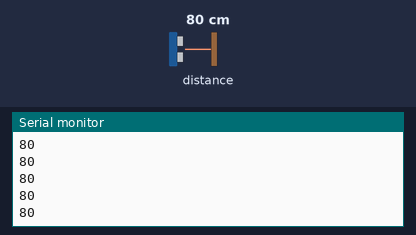
This sketch was run on a simulated Arduino Uno, built with avr-gcc and run on an emulated ATmega328P. On the bench: the last lines printed to the serial monitor. The test bench sets the inputs (shaded band); at power-on: distance to the obstacle 80 cm.

Above: at 1.2 s.
1.3 s: distance to the obstacle set to 2 cm
At 2.0 s:
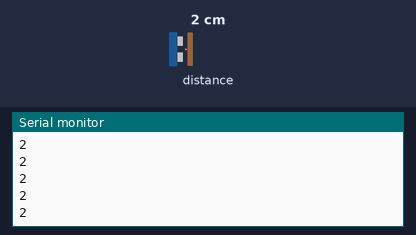
2.8 s: distance to the obstacle set to 4 cm
At 3.4 s:
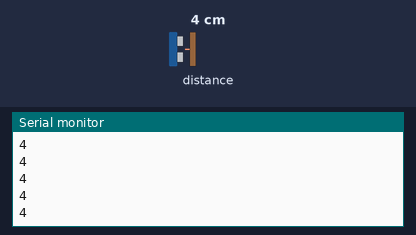
Timing chart, 0 to 5.8 s (numbered marks = the images above; inputs shaded):
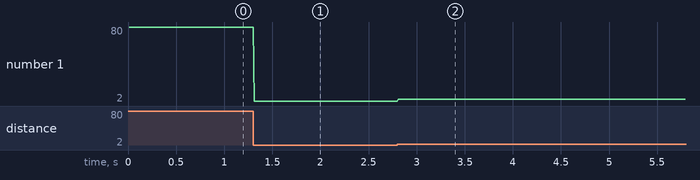

Measured:
- after the input at 1.3 s, the serial monitor: prints a new line at once (image 1)
- after the input at 2.8 s, the serial monitor: prints a new line at once (image 2)
- plotted number 1: 80 → 2 after the input at 1.3 s, 2 → 4 after the input at 2.8 s

The sketch:

GetDistanceI2c.ino
```cpp
/*------------------------------------------------------------------------------

  LIDARLite Arduino Library
  v3/GetDistanceI2c

  This example shows how to initialize, configure, and read distance from a
  LIDAR-Lite connected over the I2C interface.

  Connections:
  LIDAR-Lite 5 Vdc (red) to Arduino 5v
  LIDAR-Lite I2C SCL (green) to Arduino SCL
  LIDAR-Lite I2C SDA (blue) to Arduino SDA
  LIDAR-Lite Ground (black) to Arduino GND

  (Capacitor recommended to mitigate inrush current when device is enabled)
  680uF capacitor (+) to Arduino 5v
  680uF capacitor (-) to Arduino GND

  See the Operation Manual for wiring diagrams and more information:
  http://static.garmin.com/pumac/LIDAR_Lite_v3_Operation_Manual_and_Technical_Specifications.pdf

------------------------------------------------------------------------------*/

#include <Wire.h>
#include <LIDARLite.h>

LIDARLite myLidarLite;

void setup()
{
  Serial.begin(115200); // Initialize serial connection to display distance readings

  /*
    begin(int configuration, bool fasti2c, char lidarliteAddress)

    Starts the sensor and I2C.

    Parameters
    ----------------------------------------------------------------------------
    configuration: Default 0. Selects one of several preset configurations.
    fasti2c: Default 100 kHz. I2C base frequency.
      If true I2C frequency is set to 400kHz.
    lidarliteAddress: Default 0x62. Fill in new address here if changed. See
      operating manual for instructions.
  */
  myLidarLite.begin(0, true); // Set configuration to default and I2C to 400 kHz

  /*
    configure(int configuration, char lidarliteAddress)

    Selects one of several preset configurations.

    Parameters
    ----------------------------------------------------------------------------
    configuration:  Default 0.
      0: Default mode, balanced performance.
      1: Short range, high speed. Uses 0x1d maximum acquisition count.
      2: Default range, higher speed short range. Turns on quick termination
          detection for faster measurements at short range (with decreased
          accuracy)
      3: Maximum range. Uses 0xff maximum acquisition count.
      4: High sensitivity detection. Overrides default valid measurement detection
          algorithm, and uses a threshold value for high sensitivity and noise.
      5: Low sensitivity detection. Overrides default valid measurement detection
          algorithm, and uses a threshold value for low sensitivity and noise.
    lidarliteAddress: Default 0x62. Fill in new address here if changed. See
      operating manual for instructions.
  */
  myLidarLite.configure(0); // Change this number to try out alternate configurations
}

void loop()
{
  /*
    distance(bool biasCorrection, char lidarliteAddress)

    Take a distance measurement and read the result.

    Parameters
    ----------------------------------------------------------------------------
    biasCorrection: Default true. Take aquisition with receiver bias
      correction. If set to false measurements will be faster. Receiver bias
      correction must be performed periodically. (e.g. 1 out of every 100
      readings).
    lidarliteAddress: Default 0x62. Fill in new address here if changed. See
      operating manual for instructions.
  */

  // Take a measurement with receiver bias correction and print to serial terminal
  Serial.println(myLidarLite.distance());

  // Take 99 measurements without receiver bias correction and print to serial terminal
  for(int i = 0; i < 99; i++)
  {
    Serial.println(myLidarLite.distance(false));
  }
}
```
